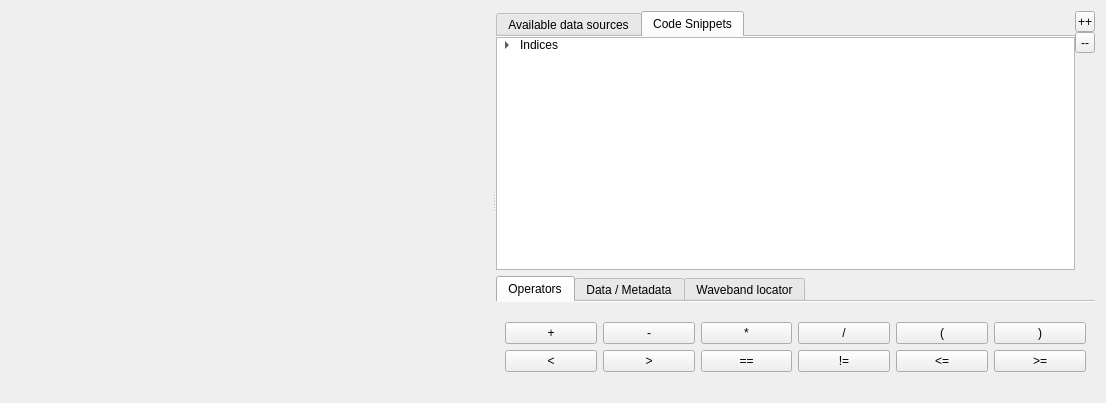
<?xml version="1.0" encoding="UTF-8"?>
<ui version="4.0">
 <class>Form</class>
 <widget class="QWidget" name="Form">
  <property name="geometry">
   <rect>
    <x>0</x>
    <y>0</y>
    <width>1106</width>
    <height>403</height>
   </rect>
  </property>
  <property name="windowTitle">
   <string>Form</string>
  </property>
  <layout class="QVBoxLayout" name="verticalLayout_2">
   <item>
    <widget class="QSplitter" name="splitter">
     <property name="orientation">
      <enum>Qt::Horizontal</enum>
     </property>
     <widget class="CodeEditWidget" name="mCode" native="true">
      <property name="sizePolicy">
       <sizepolicy hsizetype="Expanding" vsizetype="Expanding">
        <horstretch>1</horstretch>
        <verstretch>1</verstretch>
       </sizepolicy>
      </property>
      <property name="minimumSize">
       <size>
        <width>100</width>
        <height>300</height>
       </size>
      </property>
     </widget>
     <widget class="QWidget" name="layoutWidget">
      <layout class="QVBoxLayout" name="verticalLayout" stretch="1,0">
       <item>
        <layout class="QHBoxLayout" name="horizontalLayout_4">
         <property name="spacing">
          <number>0</number>
         </property>
         <property name="leftMargin">
          <number>0</number>
         </property>
         <property name="topMargin">
          <number>0</number>
         </property>
         <item>
          <widget class="QTabWidget" name="tabWidget_2">
           <property name="currentIndex">
            <number>1</number>
           </property>
           <property name="documentMode">
            <bool>true</bool>
           </property>
           <widget class="QWidget" name="tab_8">
            <attribute name="title">
             <string>Available data sources</string>
            </attribute>
            <layout class="QVBoxLayout" name="verticalLayout_9">
             <property name="leftMargin">
              <number>0</number>
             </property>
             <property name="topMargin">
              <number>0</number>
             </property>
             <property name="rightMargin">
              <number>0</number>
             </property>
             <property name="bottomMargin">
              <number>0</number>
             </property>
             <item>
              <widget class="QTreeWidget" name="mSourcesTree">
               <property name="sizePolicy">
                <sizepolicy hsizetype="Expanding" vsizetype="Expanding">
                 <horstretch>0</horstretch>
                 <verstretch>1</verstretch>
                </sizepolicy>
               </property>
               <property name="editTriggers">
                <set>QAbstractItemView::EditKeyPressed|QAbstractItemView::SelectedClicked</set>
               </property>
               <property name="rootIsDecorated">
                <bool>true</bool>
               </property>
               <property name="headerHidden">
                <bool>false</bool>
               </property>
               <property name="expandsOnDoubleClick">
                <bool>false</bool>
               </property>
               <column>
                <property name="text">
                 <string>Identifier</string>
                </property>
               </column>
               <column>
                <property name="text">
                 <string>Sources</string>
                </property>
               </column>
              </widget>
             </item>
            </layout>
           </widget>
           <widget class="QWidget" name="tab_9">
            <attribute name="title">
             <string>Code Snippets</string>
            </attribute>
            <layout class="QVBoxLayout" name="verticalLayout_10">
             <property name="spacing">
              <number>0</number>
             </property>
             <property name="leftMargin">
              <number>0</number>
             </property>
             <property name="topMargin">
              <number>0</number>
             </property>
             <property name="rightMargin">
              <number>0</number>
             </property>
             <property name="bottomMargin">
              <number>0</number>
             </property>
             <item>
              <widget class="QTreeWidget" name="mSnippetsTree">
               <attribute name="headerVisible">
                <bool>false</bool>
               </attribute>
               <column>
                <property name="text">
                 <string>Neue Spalte</string>
                </property>
               </column>
               <item>
                <property name="text">
                 <string>Indices</string>
                </property>
                <item>
                 <property name="text">
                  <string>NDVI</string>
                 </property>
                 <property name="toolTip">
                  <string>&lt;html&gt;&lt;head/&gt;&lt;body&gt;&lt;p&gt;D:\source\QGISPlugIns\enmap-box\enmapboxprocessing\algorithm\rastermathsnippets\ndvi.txt&lt;/p&gt;&lt;/body&gt;&lt;/html&gt;</string>
                 </property>
                </item>
               </item>
              </widget>
             </item>
            </layout>
           </widget>
          </widget>
         </item>
         <item>
          <layout class="QVBoxLayout" name="verticalLayout_8">
           <item>
            <widget class="QToolButton" name="mBiggerGui">
             <property name="minimumSize">
              <size>
               <width>20</width>
               <height>0</height>
              </size>
             </property>
             <property name="maximumSize">
              <size>
               <width>20</width>
               <height>16777215</height>
              </size>
             </property>
             <property name="toolTip">
              <string>Enlarge code widget.</string>
             </property>
             <property name="text">
              <string>++</string>
             </property>
            </widget>
           </item>
           <item>
            <widget class="QToolButton" name="mSmallerGui">
             <property name="minimumSize">
              <size>
               <width>20</width>
               <height>0</height>
              </size>
             </property>
             <property name="maximumSize">
              <size>
               <width>20</width>
               <height>16777215</height>
              </size>
             </property>
             <property name="toolTip">
              <string>Shrink code widget.</string>
             </property>
             <property name="text">
              <string>--</string>
             </property>
            </widget>
           </item>
           <item>
            <spacer name="verticalSpacer">
             <property name="orientation">
              <enum>Qt::Vertical</enum>
             </property>
             <property name="sizeHint" stdset="0">
              <size>
               <width>20</width>
               <height>40</height>
              </size>
             </property>
            </spacer>
           </item>
          </layout>
         </item>
        </layout>
       </item>
       <item>
        <widget class="QTabWidget" name="tabWidget">
         <property name="sizePolicy">
          <sizepolicy hsizetype="Expanding" vsizetype="MinimumExpanding">
           <horstretch>0</horstretch>
           <verstretch>0</verstretch>
          </sizepolicy>
         </property>
         <property name="currentIndex">
          <number>0</number>
         </property>
         <property name="documentMode">
          <bool>true</bool>
         </property>
         <property name="tabBarAutoHide">
          <bool>false</bool>
         </property>
         <widget class="QWidget" name="tab">
          <attribute name="title">
           <string>Operators</string>
          </attribute>
          <layout class="QVBoxLayout" name="verticalLayout_3">
           <item>
            <layout class="QGridLayout" name="gridLayout">
             <item row="0" column="0">
              <widget class="QPushButton" name="mAdd">
               <property name="sizePolicy">
                <sizepolicy hsizetype="Preferred" vsizetype="Fixed">
                 <horstretch>0</horstretch>
                 <verstretch>0</verstretch>
                </sizepolicy>
               </property>
               <property name="text">
                <string>+</string>
               </property>
               <property name="autoRepeatDelay">
                <number>300</number>
               </property>
              </widget>
             </item>
             <item row="0" column="1">
              <widget class="QPushButton" name="mSubtract">
               <property name="text">
                <string>-</string>
               </property>
               <property name="flat">
                <bool>false</bool>
               </property>
              </widget>
             </item>
             <item row="0" column="2">
              <widget class="QPushButton" name="mMultiply">
               <property name="text">
                <string>*</string>
               </property>
              </widget>
             </item>
             <item row="0" column="3">
              <widget class="QPushButton" name="mDivide">
               <property name="text">
                <string>/</string>
               </property>
              </widget>
             </item>
             <item row="0" column="4">
              <widget class="QPushButton" name="mLeftBracket">
               <property name="text">
                <string>(</string>
               </property>
              </widget>
             </item>
             <item row="0" column="5">
              <widget class="QPushButton" name="mRightBracket">
               <property name="text">
                <string>)</string>
               </property>
              </widget>
             </item>
             <item row="1" column="0">
              <widget class="QPushButton" name="mLess">
               <property name="sizePolicy">
                <sizepolicy hsizetype="Preferred" vsizetype="Fixed">
                 <horstretch>0</horstretch>
                 <verstretch>0</verstretch>
                </sizepolicy>
               </property>
               <property name="text">
                <string>&lt;</string>
               </property>
              </widget>
             </item>
             <item row="1" column="1">
              <widget class="QPushButton" name="mGreater">
               <property name="text">
                <string>&gt;</string>
               </property>
              </widget>
             </item>
             <item row="1" column="2">
              <widget class="QPushButton" name="mEqual">
               <property name="text">
                <string>==</string>
               </property>
              </widget>
             </item>
             <item row="1" column="3">
              <widget class="QPushButton" name="mNotEqual">
               <property name="text">
                <string>!=</string>
               </property>
              </widget>
             </item>
             <item row="1" column="4">
              <widget class="QPushButton" name="mLessEqual">
               <property name="text">
                <string>&lt;=</string>
               </property>
              </widget>
             </item>
             <item row="1" column="5">
              <widget class="QPushButton" name="mGreaterEqual">
               <property name="text">
                <string>&gt;=</string>
               </property>
              </widget>
             </item>
            </layout>
           </item>
          </layout>
         </widget>
         <widget class="QWidget" name="tab_2">
          <attribute name="title">
           <string>Data / Metadata</string>
          </attribute>
          <layout class="QVBoxLayout" name="verticalLayout_4">
           <item>
            <layout class="QGridLayout" name="gridLayout_2">
             <item row="1" column="4">
              <widget class="QPushButton" name="mSetNoDataValue">
               <property name="sizePolicy">
                <sizepolicy hsizetype="Preferred" vsizetype="Fixed">
                 <horstretch>0</horstretch>
                 <verstretch>0</verstretch>
                </sizepolicy>
               </property>
               <property name="text">
                <string>setNoDataValue</string>
               </property>
               <property name="autoRepeatDelay">
                <number>300</number>
               </property>
              </widget>
             </item>
             <item row="1" column="7">
              <widget class="QPushButton" name="mSetBandName">
               <property name="sizePolicy">
                <sizepolicy hsizetype="Preferred" vsizetype="Fixed">
                 <horstretch>0</horstretch>
                 <verstretch>0</verstretch>
                </sizepolicy>
               </property>
               <property name="text">
                <string>setBandName</string>
               </property>
               <property name="autoRepeatDelay">
                <number>300</number>
               </property>
              </widget>
             </item>
             <item row="1" column="2">
              <widget class="QPushButton" name="mOutputArray">
               <property name="sizePolicy">
                <sizepolicy hsizetype="Preferred" vsizetype="Fixed">
                 <horstretch>0</horstretch>
                 <verstretch>0</verstretch>
                </sizepolicy>
               </property>
               <property name="maximumSize">
                <size>
                 <width>20</width>
                 <height>16777215</height>
                </size>
               </property>
               <property name="text">
                <string>A</string>
               </property>
               <property name="autoRepeatDelay">
                <number>300</number>
               </property>
              </widget>
             </item>
             <item row="0" column="2">
              <widget class="QPushButton" name="mInputArray">
               <property name="sizePolicy">
                <sizepolicy hsizetype="Preferred" vsizetype="Fixed">
                 <horstretch>0</horstretch>
                 <verstretch>0</verstretch>
                </sizepolicy>
               </property>
               <property name="maximumSize">
                <size>
                 <width>20</width>
                 <height>16777215</height>
                </size>
               </property>
               <property name="text">
                <string>A</string>
               </property>
               <property name="autoRepeatDelay">
                <number>300</number>
               </property>
              </widget>
             </item>
             <item row="1" column="1">
              <widget class="QComboBox" name="mOutput">
               <property name="editable">
                <bool>true</bool>
               </property>
               <property name="currentText">
                <string>outputRaster</string>
               </property>
               <property name="currentIndex">
                <number>0</number>
               </property>
               <item>
                <property name="text">
                 <string>outputRaster</string>
                </property>
               </item>
              </widget>
             </item>
             <item row="0" column="1">
              <widget class="QComboBox" name="mInput">
               <property name="enabled">
                <bool>true</bool>
               </property>
               <property name="editable">
                <bool>true</bool>
               </property>
              </widget>
             </item>
             <item row="0" column="4">
              <widget class="QPushButton" name="mNoDataValue">
               <property name="sizePolicy">
                <sizepolicy hsizetype="Preferred" vsizetype="Fixed">
                 <horstretch>0</horstretch>
                 <verstretch>0</verstretch>
                </sizepolicy>
               </property>
               <property name="text">
                <string>noDataValue</string>
               </property>
               <property name="autoRepeatDelay">
                <number>300</number>
               </property>
              </widget>
             </item>
             <item row="0" column="3">
              <widget class="QPushButton" name="mInputMask">
               <property name="sizePolicy">
                <sizepolicy hsizetype="Preferred" vsizetype="Fixed">
                 <horstretch>0</horstretch>
                 <verstretch>0</verstretch>
                </sizepolicy>
               </property>
               <property name="maximumSize">
                <size>
                 <width>20</width>
                 <height>16777215</height>
                </size>
               </property>
               <property name="text">
                <string>M</string>
               </property>
               <property name="autoRepeatDelay">
                <number>300</number>
               </property>
              </widget>
             </item>
             <item row="1" column="0">
              <widget class="QLabel" name="label_4">
               <property name="sizePolicy">
                <sizepolicy hsizetype="Fixed" vsizetype="Preferred">
                 <horstretch>0</horstretch>
                 <verstretch>0</verstretch>
                </sizepolicy>
               </property>
               <property name="text">
                <string>Output</string>
               </property>
              </widget>
             </item>
             <item row="0" column="0">
              <widget class="QLabel" name="label_3">
               <property name="sizePolicy">
                <sizepolicy hsizetype="Fixed" vsizetype="Preferred">
                 <horstretch>0</horstretch>
                 <verstretch>0</verstretch>
                </sizepolicy>
               </property>
               <property name="text">
                <string>Source</string>
               </property>
              </widget>
             </item>
             <item row="1" column="6">
              <widget class="QPushButton" name="mSetMetadataItem">
               <property name="sizePolicy">
                <sizepolicy hsizetype="Preferred" vsizetype="Fixed">
                 <horstretch>0</horstretch>
                 <verstretch>0</verstretch>
                </sizepolicy>
               </property>
               <property name="text">
                <string>setMetadataItem</string>
               </property>
               <property name="autoRepeatDelay">
                <number>300</number>
               </property>
              </widget>
             </item>
             <item row="0" column="7">
              <widget class="QPushButton" name="mBandName">
               <property name="sizePolicy">
                <sizepolicy hsizetype="Preferred" vsizetype="Fixed">
                 <horstretch>0</horstretch>
                 <verstretch>0</verstretch>
                </sizepolicy>
               </property>
               <property name="text">
                <string>bandName</string>
               </property>
               <property name="autoRepeatDelay">
                <number>300</number>
               </property>
              </widget>
             </item>
             <item row="1" column="5">
              <widget class="QPushButton" name="mSetMetadata">
               <property name="sizePolicy">
                <sizepolicy hsizetype="Preferred" vsizetype="Fixed">
                 <horstretch>0</horstretch>
                 <verstretch>0</verstretch>
                </sizepolicy>
               </property>
               <property name="text">
                <string>setMetadata</string>
               </property>
               <property name="autoRepeatDelay">
                <number>300</number>
               </property>
              </widget>
             </item>
             <item row="0" column="6">
              <widget class="QPushButton" name="mMetadataItem">
               <property name="sizePolicy">
                <sizepolicy hsizetype="Preferred" vsizetype="Fixed">
                 <horstretch>0</horstretch>
                 <verstretch>0</verstretch>
                </sizepolicy>
               </property>
               <property name="text">
                <string>metadataItem</string>
               </property>
               <property name="autoRepeatDelay">
                <number>300</number>
               </property>
              </widget>
             </item>
             <item row="0" column="5">
              <widget class="QPushButton" name="mMetadata">
               <property name="sizePolicy">
                <sizepolicy hsizetype="Preferred" vsizetype="Fixed">
                 <horstretch>0</horstretch>
                 <verstretch>0</verstretch>
                </sizepolicy>
               </property>
               <property name="text">
                <string>metadata</string>
               </property>
               <property name="autoRepeatDelay">
                <number>300</number>
               </property>
              </widget>
             </item>
             <item row="1" column="3">
              <widget class="QPushButton" name="mAssign">
               <property name="sizePolicy">
                <sizepolicy hsizetype="Preferred" vsizetype="Fixed">
                 <horstretch>0</horstretch>
                 <verstretch>0</verstretch>
                </sizepolicy>
               </property>
               <property name="maximumSize">
                <size>
                 <width>20</width>
                 <height>16777215</height>
                </size>
               </property>
               <property name="text">
                <string>=</string>
               </property>
               <property name="autoRepeatDelay">
                <number>300</number>
               </property>
              </widget>
             </item>
            </layout>
           </item>
          </layout>
         </widget>
         <widget class="QWidget" name="tab_3">
          <attribute name="title">
           <string>Waveband locator</string>
          </attribute>
          <layout class="QVBoxLayout" name="verticalLayout_5">
           <item>
            <layout class="QHBoxLayout" name="horizontalLayout">
             <item>
              <widget class="QComboBox" name="mSensor">
               <item>
                <property name="text">
                 <string>Landsat 8</string>
                </property>
               </item>
               <item>
                <property name="text">
                 <string>Sentinel-2</string>
                </property>
               </item>
              </widget>
             </item>
            </layout>
           </item>
           <item>
            <widget class="QStackedWidget" name="stackedWidget">
             <property name="currentIndex">
              <number>0</number>
             </property>
             <widget class="QWidget" name="page">
              <layout class="QVBoxLayout" name="verticalLayout_6">
               <property name="leftMargin">
                <number>0</number>
               </property>
               <property name="topMargin">
                <number>0</number>
               </property>
               <property name="rightMargin">
                <number>0</number>
               </property>
               <property name="bottomMargin">
                <number>0</number>
               </property>
               <item>
                <layout class="QHBoxLayout" name="horizontalLayout_2">
                 <item>
                  <widget class="QListWidget" name="mLandsat8">
                   <property name="maximumSize">
                    <size>
                     <width>16777215</width>
                     <height>20</height>
                    </size>
                   </property>
                   <property name="frameShape">
                    <enum>QFrame::NoFrame</enum>
                   </property>
                   <property name="frameShadow">
                    <enum>QFrame::Raised</enum>
                   </property>
                   <property name="verticalScrollBarPolicy">
                    <enum>Qt::ScrollBarAsNeeded</enum>
                   </property>
                   <property name="horizontalScrollBarPolicy">
                    <enum>Qt::ScrollBarAlwaysOff</enum>
                   </property>
                   <property name="showDropIndicator" stdset="0">
                    <bool>false</bool>
                   </property>
                   <property name="dragDropMode">
                    <enum>QAbstractItemView::DragDrop</enum>
                   </property>
                   <property name="defaultDropAction">
                    <enum>Qt::IgnoreAction</enum>
                   </property>
                   <property name="alternatingRowColors">
                    <bool>true</bool>
                   </property>
                   <property name="isWrapping" stdset="0">
                    <bool>true</bool>
                   </property>
                   <property name="resizeMode">
                    <enum>QListView::Adjust</enum>
                   </property>
                   <property name="viewMode">
                    <enum>QListView::IconMode</enum>
                   </property>
                   <item>
                    <property name="text">
                     <string>Coastal aerosol</string>
                    </property>
                    <property name="toolTip">
                     <string>@443nm</string>
                    </property>
                   </item>
                   <item>
                    <property name="text">
                     <string>Blue</string>
                    </property>
                    <property name="toolTip">
                     <string>@482nm</string>
                    </property>
                    <property name="background">
                     <brush brushstyle="SolidPattern">
                      <color alpha="255">
                       <red>200</red>
                       <green>200</green>
                       <blue>200</blue>
                      </color>
                     </brush>
                    </property>
                   </item>
                   <item>
                    <property name="text">
                     <string>Green</string>
                    </property>
                    <property name="toolTip">
                     <string>@562nm</string>
                    </property>
                   </item>
                   <item>
                    <property name="text">
                     <string>Red</string>
                    </property>
                    <property name="toolTip">
                     <string>@655nm</string>
                    </property>
                    <property name="background">
                     <brush brushstyle="SolidPattern">
                      <color alpha="255">
                       <red>200</red>
                       <green>200</green>
                       <blue>200</blue>
                      </color>
                     </brush>
                    </property>
                   </item>
                   <item>
                    <property name="text">
                     <string>NIR</string>
                    </property>
                    <property name="toolTip">
                     <string>@865nm</string>
                    </property>
                   </item>
                   <item>
                    <property name="text">
                     <string>Cirrus</string>
                    </property>
                    <property name="toolTip">
                     <string>@1370nm</string>
                    </property>
                    <property name="background">
                     <brush brushstyle="SolidPattern">
                      <color alpha="255">
                       <red>200</red>
                       <green>200</green>
                       <blue>200</blue>
                      </color>
                     </brush>
                    </property>
                   </item>
                   <item>
                    <property name="text">
                     <string>SWIR-1</string>
                    </property>
                    <property name="toolTip">
                     <string>@1610nm</string>
                    </property>
                   </item>
                   <item>
                    <property name="text">
                     <string>SWIR-2</string>
                    </property>
                    <property name="toolTip">
                     <string>@2200nm</string>
                    </property>
                    <property name="background">
                     <brush brushstyle="SolidPattern">
                      <color alpha="255">
                       <red>200</red>
                       <green>200</green>
                       <blue>200</blue>
                      </color>
                     </brush>
                    </property>
                   </item>
                  </widget>
                 </item>
                </layout>
               </item>
              </layout>
             </widget>
             <widget class="QWidget" name="page_2">
              <layout class="QVBoxLayout" name="verticalLayout_7">
               <property name="leftMargin">
                <number>0</number>
               </property>
               <property name="topMargin">
                <number>0</number>
               </property>
               <property name="rightMargin">
                <number>0</number>
               </property>
               <property name="bottomMargin">
                <number>0</number>
               </property>
               <item>
                <layout class="QHBoxLayout" name="horizontalLayout_3">
                 <item>
                  <widget class="QListWidget" name="mSentinel2">
                   <property name="maximumSize">
                    <size>
                     <width>16777215</width>
                     <height>40</height>
                    </size>
                   </property>
                   <property name="frameShape">
                    <enum>QFrame::NoFrame</enum>
                   </property>
                   <property name="frameShadow">
                    <enum>QFrame::Raised</enum>
                   </property>
                   <property name="verticalScrollBarPolicy">
                    <enum>Qt::ScrollBarAsNeeded</enum>
                   </property>
                   <property name="horizontalScrollBarPolicy">
                    <enum>Qt::ScrollBarAlwaysOff</enum>
                   </property>
                   <property name="showDropIndicator" stdset="0">
                    <bool>false</bool>
                   </property>
                   <property name="dragDropMode">
                    <enum>QAbstractItemView::DragDrop</enum>
                   </property>
                   <property name="defaultDropAction">
                    <enum>Qt::IgnoreAction</enum>
                   </property>
                   <property name="alternatingRowColors">
                    <bool>false</bool>
                   </property>
                   <property name="isWrapping" stdset="0">
                    <bool>true</bool>
                   </property>
                   <property name="resizeMode">
                    <enum>QListView::Adjust</enum>
                   </property>
                   <property name="spacing">
                    <number>0</number>
                   </property>
                   <property name="viewMode">
                    <enum>QListView::IconMode</enum>
                   </property>
                   <property name="uniformItemSizes">
                    <bool>false</bool>
                   </property>
                   <property name="wordWrap">
                    <bool>false</bool>
                   </property>
                   <item>
                    <property name="text">
                     <string>Coastal aerosol</string>
                    </property>
                    <property name="toolTip">
                     <string>@443nm</string>
                    </property>
                   </item>
                   <item>
                    <property name="text">
                     <string>Blue</string>
                    </property>
                    <property name="toolTip">
                     <string>@492nm</string>
                    </property>
                    <property name="background">
                     <brush brushstyle="SolidPattern">
                      <color alpha="255">
                       <red>200</red>
                       <green>200</green>
                       <blue>200</blue>
                      </color>
                     </brush>
                    </property>
                    <property name="foreground">
                     <brush brushstyle="NoBrush">
                      <color alpha="255">
                       <red>0</red>
                       <green>0</green>
                       <blue>0</blue>
                      </color>
                     </brush>
                    </property>
                   </item>
                   <item>
                    <property name="text">
                     <string>Green</string>
                    </property>
                    <property name="toolTip">
                     <string>@560nm</string>
                    </property>
                   </item>
                   <item>
                    <property name="text">
                     <string>Red</string>
                    </property>
                    <property name="toolTip">
                     <string>@655nm</string>
                    </property>
                    <property name="background">
                     <brush brushstyle="SolidPattern">
                      <color alpha="255">
                       <red>200</red>
                       <green>200</green>
                       <blue>200</blue>
                      </color>
                     </brush>
                    </property>
                   </item>
                   <item>
                    <property name="text">
                     <string>Vegetation red edge 1</string>
                    </property>
                    <property name="toolTip">
                     <string>@704nm</string>
                    </property>
                   </item>
                   <item>
                    <property name="text">
                     <string>Vegetation red edge 2</string>
                    </property>
                    <property name="toolTip">
                     <string>@741nm</string>
                    </property>
                    <property name="background">
                     <brush brushstyle="SolidPattern">
                      <color alpha="255">
                       <red>200</red>
                       <green>200</green>
                       <blue>200</blue>
                      </color>
                     </brush>
                    </property>
                   </item>
                   <item>
                    <property name="text">
                     <string>Vegetation red edge 3</string>
                    </property>
                    <property name="toolTip">
                     <string>@783nm</string>
                    </property>
                   </item>
                   <item>
                    <property name="text">
                     <string>NIR</string>
                    </property>
                    <property name="toolTip">
                     <string>@833nm</string>
                    </property>
                    <property name="background">
                     <brush brushstyle="SolidPattern">
                      <color alpha="255">
                       <red>200</red>
                       <green>200</green>
                       <blue>200</blue>
                      </color>
                     </brush>
                    </property>
                   </item>
                   <item>
                    <property name="text">
                     <string>Narrow NIR</string>
                    </property>
                    <property name="toolTip">
                     <string>@865nm</string>
                    </property>
                   </item>
                   <item>
                    <property name="text">
                     <string>Water vapour</string>
                    </property>
                    <property name="toolTip">
                     <string>@945nm</string>
                    </property>
                    <property name="background">
                     <brush brushstyle="SolidPattern">
                      <color alpha="255">
                       <red>200</red>
                       <green>200</green>
                       <blue>200</blue>
                      </color>
                     </brush>
                    </property>
                   </item>
                   <item>
                    <property name="text">
                     <string>Cirrus</string>
                    </property>
                    <property name="toolTip">
                     <string>@1374nm</string>
                    </property>
                   </item>
                   <item>
                    <property name="text">
                     <string>SWIR-1</string>
                    </property>
                    <property name="toolTip">
                     <string>@1614nm</string>
                    </property>
                    <property name="background">
                     <brush brushstyle="SolidPattern">
                      <color alpha="255">
                       <red>200</red>
                       <green>200</green>
                       <blue>200</blue>
                      </color>
                     </brush>
                    </property>
                   </item>
                   <item>
                    <property name="text">
                     <string>SWIR-2</string>
                    </property>
                    <property name="toolTip">
                     <string>@2202nm</string>
                    </property>
                   </item>
                  </widget>
                 </item>
                </layout>
               </item>
              </layout>
             </widget>
            </widget>
           </item>
          </layout>
         </widget>
        </widget>
       </item>
      </layout>
     </widget>
    </widget>
   </item>
  </layout>
 </widget>
 <customwidgets>
  <customwidget>
   <class>CodeEditWidget</class>
   <extends>QWidget</extends>
   <header>enmapboxprocessing.parameter.processingparametercodeeditwidget</header>
   <container>1</container>
  </customwidget>
 </customwidgets>
 <resources/>
 <connections>
  <connection>
   <sender>mSensor</sender>
   <signal>currentIndexChanged(int)</signal>
   <receiver>stackedWidget</receiver>
   <slot>setCurrentIndex(int)</slot>
   <hints>
    <hint type="sourcelabel">
     <x>916</x>
     <y>316</y>
    </hint>
    <hint type="destinationlabel">
     <x>1086</x>
     <y>346</y>
    </hint>
   </hints>
  </connection>
 </connections>
</ui>
